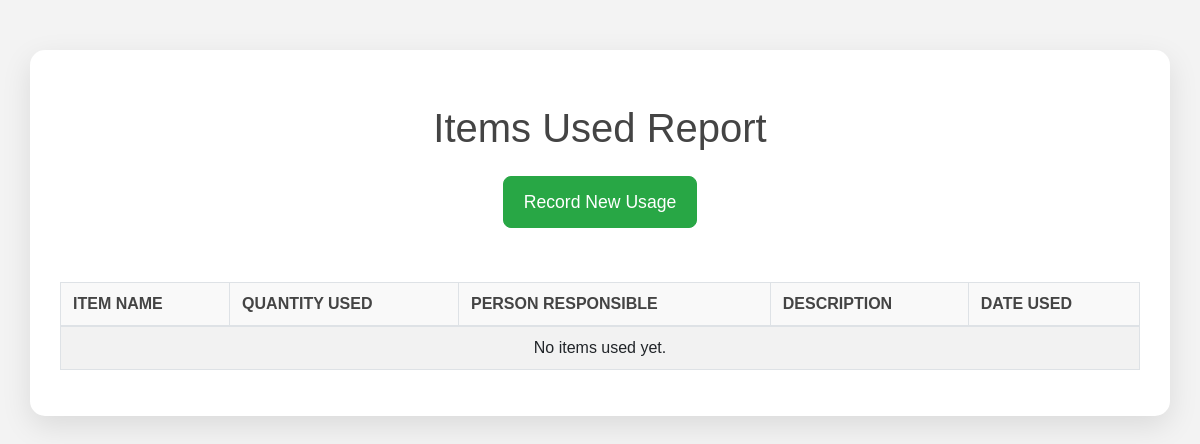
Page /items_used/report/ on the earlier database version.
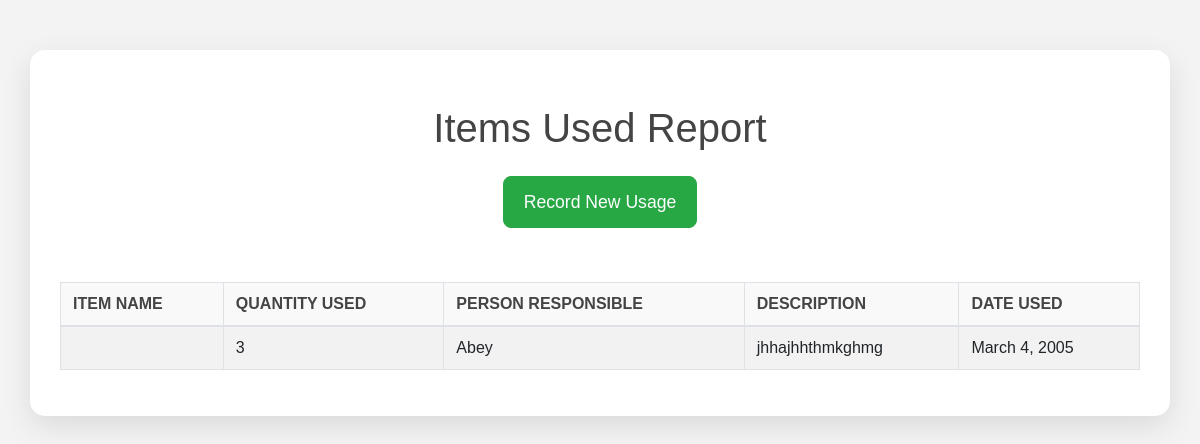
Same page on the later database version.
### items_used/models.py (models this page shows, shortened)
class ItemsUsed(models.Model):
    inventory_item = models.ForeignKey(InventoryItem, on_delete=models.CASCADE)  # Link to inventory item
    quantity_used = models.PositiveIntegerField()  # The quantity of the item used
    date_of_use = models.DateField()  # The date when the item is use
    person_responsible = models.CharField(max_length=100, blank=True, null=True)  # New field for person responsible
    description = models.CharField(max_length=300, blank=True, null=True)   # Optional description of the use

### items_used/views.py (the view)
# urls.py: path('report/', views.items_used_report, name='items_used_report'),
def items_used_report(request):
    items_used = ItemsUsed.objects.all().order_by('-date_of_use')  # Keep a history sorted by date
    return render(request, 'items_used/items_used_report.html', {'items_used': items_used})

### items_used/templates/items_used/items_used_report.html (shortened to what this page needs)
{% load static %}
<link rel="stylesheet" href="{% static 'css/styles.css' %}">
<!DOCTYPE html>
<html lang="en">
<head>
    <link href="https://stackpath.bootstrapcdn.com/bootstrap/4.5.2/css/bootstrap.min.css" rel="stylesheet">
</head>
<body>
    <div class="container">
        <h1 class="my-4">Items Used Report</h1>
        <div class="text-center">
            <a href="{% url 'items_used:add_items_used' %}" class="btn btn-success mb-4">Record New Usage</a>
        </div>
        <div class="table-container">
            <table class="table table-bordered table-striped">
                <thead>
                    <tr>
                        <th>Item Name</th>
                        <th>Quantity Used</th>
                        <th>Person Responsible</th>
                        <th>Description</th>
                        <th>Date Used</th>
                    </tr>
                </thead>
                <tbody>
                    {% for item in items_used %}
                    <tr>
                        <td>{{ item.inventory_item.purchased_item.name }}</td>
                        <td>{{ item.quantity_used }}</td>
                        <td>{{ item.person_responsible|default:"N/A" }}</td>
                        <td>{{ item.description|default:"No description" }}</td>
                        <td>{{ item.date_of_use }}</td>
                    </tr>
                    {% empty %}
                    <tr>
                        <td colspan="5" class="text-center">No items used yet.</td>
                    </tr>
                    {% endfor %}
                </tbody>
            </table>
        </div>
    </div>
</body>
</html>

Differences in the rows shown:
added ItemsUsed: quantity_used "3", person_responsible "Abey", description "jhhajhhthmkghmg", date_of_use "March 4, 2005"
Other differences:
text no longer shown: "No items used yet."
